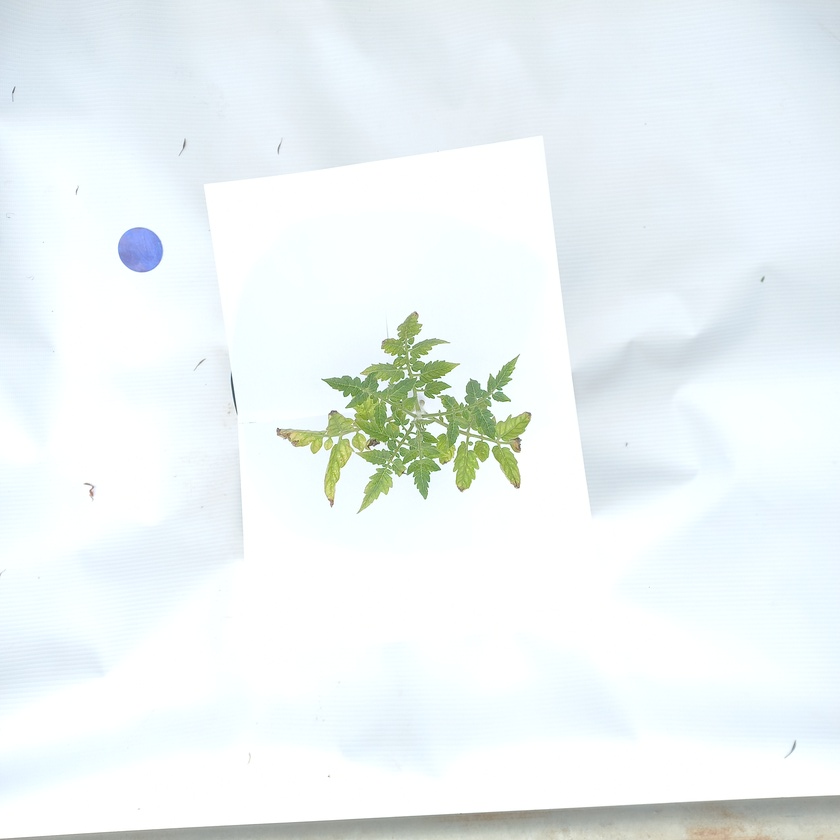
#> input picture SP/2024 Tomato Pictures for Ralph/test1.jpg, 840 x 840 px, shrunk from 3456 x 3456 before the run, found by its file name
$ python coins.py
#> lines starting #> are read from the running program, lines starting #| are printed output that depends on the picture; after the words box and inside, x2 and y2 are one past the last pixel; in counts of white or black regions, pixels touching at a corner belong together
# [53 lines of commented-out code are left out]

import cv2
import numpy as np

def detect_coins(image_path, coin_diameter_mm):
    # Read the image
#> called with coin_diameter_mm = 23.2
    image = cv2.imread(image_path)
#> image is the input picture: shape (840, 840, 3); mean B, G, R 245.1, 244.1, 237.1

    # Define ROI mask (exclude middle part)
    mask = np.zeros_like(image[:, :, 0])
    height, width = mask.shape[:2]
#> height = 840; width = 840
    roi = 0.3  # Percentage of image height to exclude from the middle
    mask[int(roi * height):int((1 - roi) * height), :] = 255

    # Convert the image to grayscale
    gray = cv2.cvtColor(image, cv2.COLOR_BGR2GRAY)
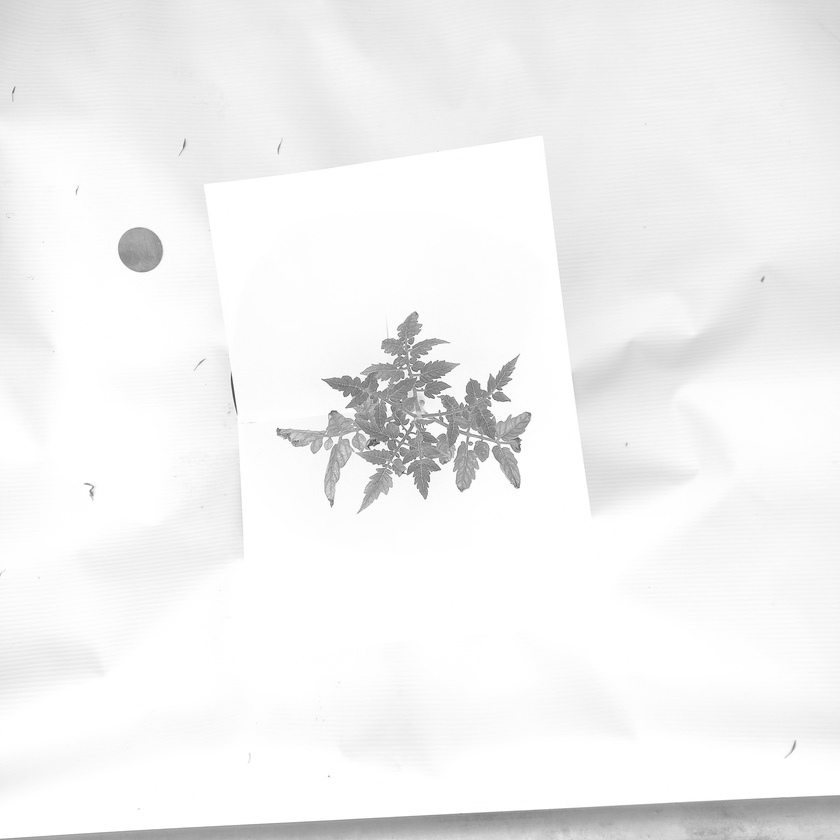
#> gray: shape (840, 840); min 67, max 255, mean 242.2

    # Apply Gaussian blur to reduce noise
    blurred = cv2.GaussianBlur(gray, (11, 11), 0)

    # Apply mask to the blurred image
    blurred[mask == 0] = 0
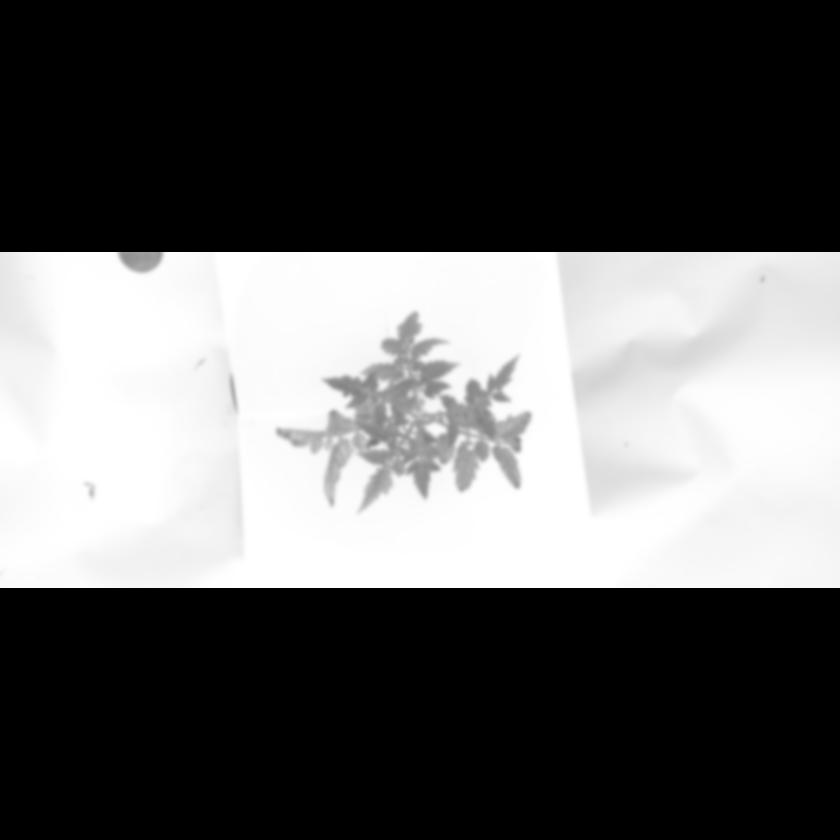
#> blurred: shape (840, 840); min 0, max 255, mean 96.6

    # Detect edges using Canny edge detector
    edges = cv2.Canny(blurred, 30, 150)
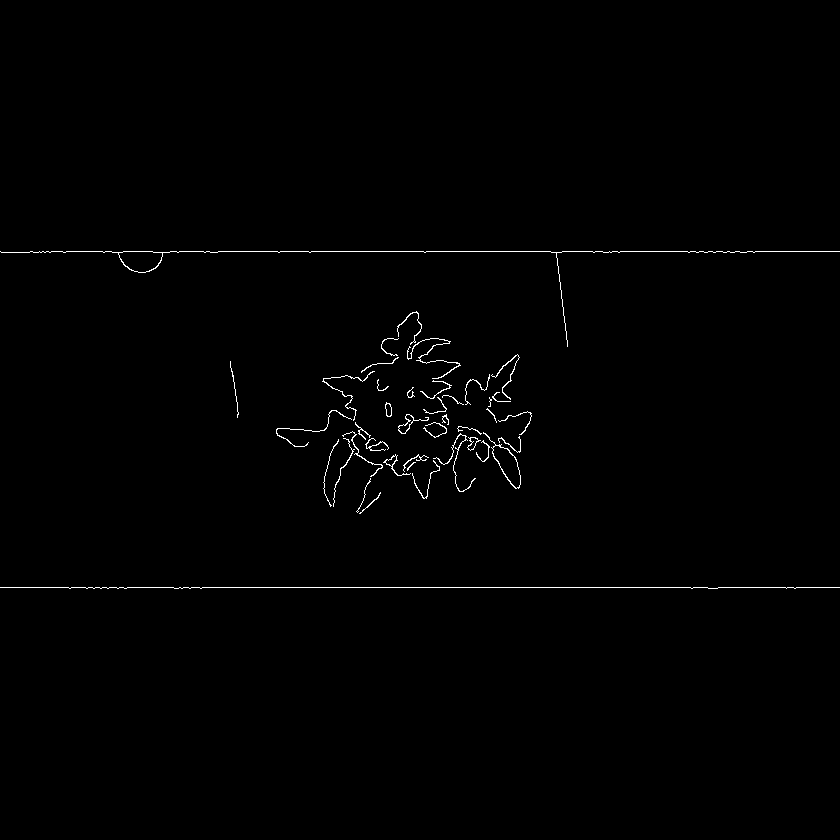
#> edges: shape (840, 840); 0.65% white in thin lines or dots, all inside (x1, y1, x2, y2) = (0, 251, 840, 589)

    # Detect circles using Hough Circle Transform
    circles = cv2.HoughCircles(edges, cv2.HOUGH_GRADIENT, dp=1, minDist=100,
                               param1=50, param2=30, minRadius=30, maxRadius=100)
#> circles = [[441.5, 413.5, 46.3]]

    if circles is not None:
        # Convert the circle parameters to integer
        circles = np.round(circles[0, :]).astype("int")
#> circles = [[442, 414, 46]]

        for (x, y, r) in circles:
            # Draw the circle on the original image
            cv2.circle(image, (x, y), r, (0, 255, 0), 4)

            # Measure the diameter of the circle (coin) in pixels
            diameter_pixels = r * 2
            print("Coin diameter (pixels):", diameter_pixels)

            # Calibrate to get the diameter in millimeters
            pixel_to_mm = coin_diameter_mm / diameter_pixels
            diameter_mm = diameter_pixels * pixel_to_mm
            print("Coin diameter (mm):", diameter_mm)
#> this loop made 1 pass
#> (x, y, r, diameter_pixels, pixel_to_mm, diameter_mm) on pass 1: (442, 414, 46, 92, 0.252, 23.2)
#| Coin diameter (pixels): 92
#| Coin diameter (mm): 23.2
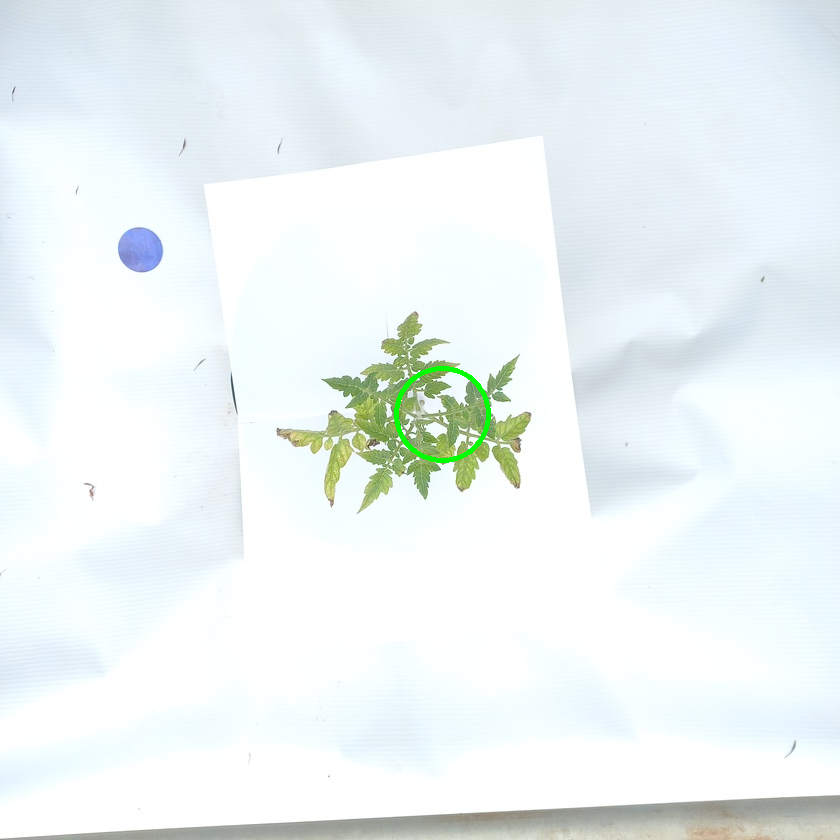
#> image: shape (840, 840, 3); 0.2% of pixels changed, all inside (x1, y1, x2, y2) = (394, 366, 491, 463)

        # Show the result
        cv2.imshow("Coins Detected", image)
        cv2.waitKey(0)
        cv2.destroyAllWindows()
        cv2.waitKey(1)  # Ensure all windows are closed

    else:
        print("No coins detected in the image.")

# Path to the input image
image_path = "C:\\Users\\edwin\\Downloads\\SP\\2024 Tomato Pictures for Ralph\\test1.jpg"

# Known diameter of the coin in millimeters
coin_diameter_mm = 23.2  # Change this according to your coin's actual diameter

# Detect coins and their diameters
detect_coins(image_path, coin_diameter_mm)

$ run again, with SP/2024 Tomato Pictures for Ralph/20240326_092617.jpg copied over SP/2024 Tomato Pictures for Ralph/test1.jpg
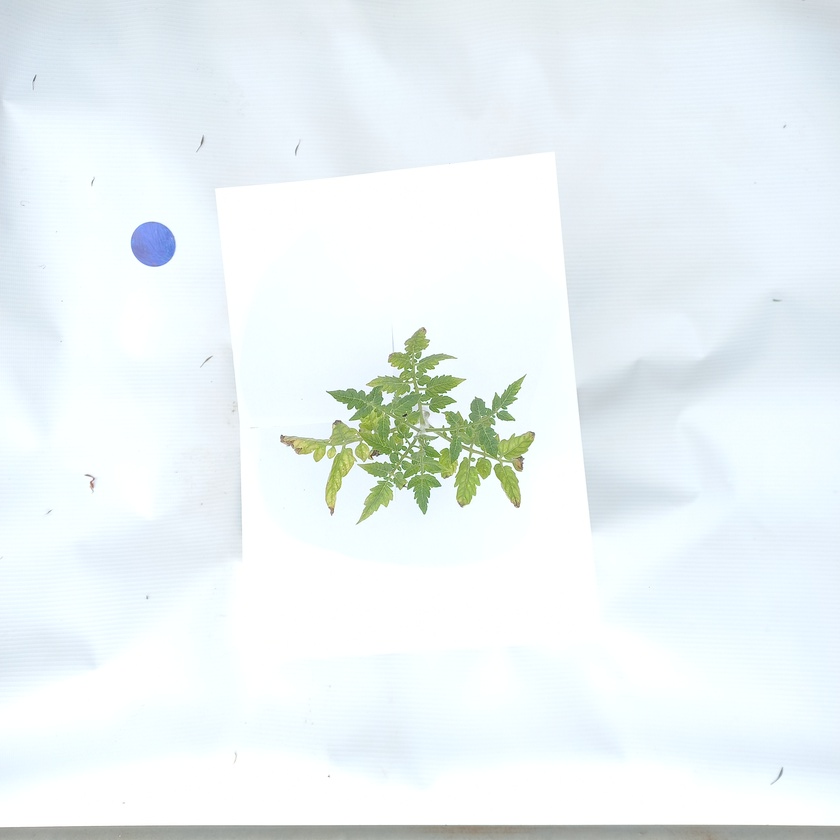
#> input picture SP/2024 Tomato Pictures for Ralph/20240326_092617.jpg, 840 x 840 px, shrunk from 3456 x 3456 before the run, found by its file name
#> in detect_coins, image is the input picture: shape (840, 840, 3); mean B, G, R 245.7, 243.9, 236.1
#> in detect_coins, `edges = cv2.Canny(blurred, 30, 150)`:
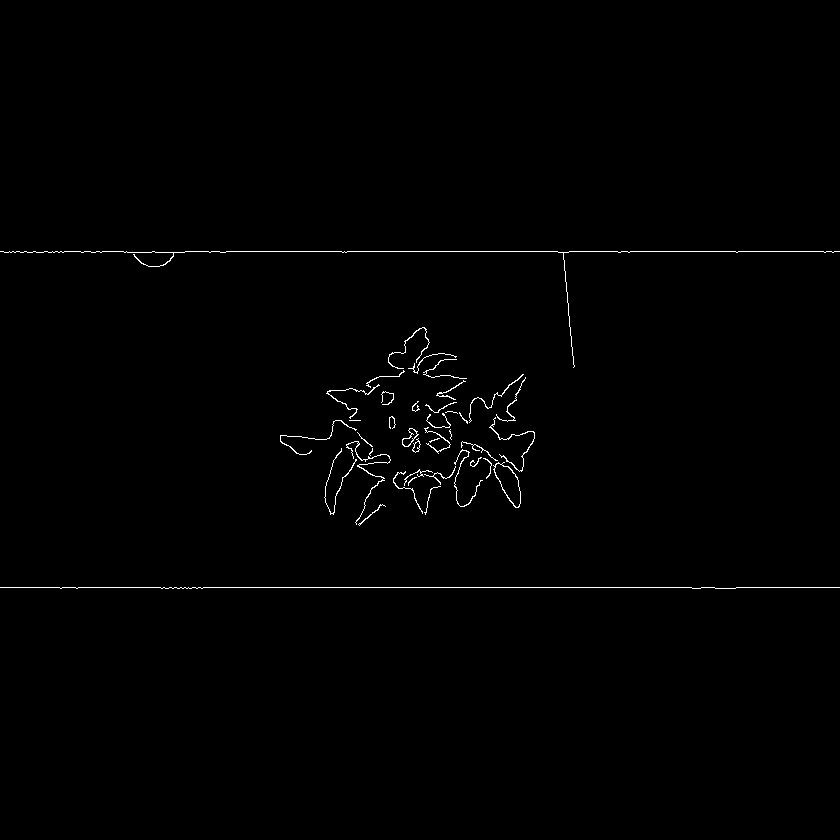
#> edges: shape (840, 840); 0.65% white in thin lines or dots, all inside (x1, y1, x2, y2) = (0, 251, 840, 589)
#> in detect_coins, `circles = cv2.HoughCircles(edges, cv2.HOUGH_GRADIENT, dp=1, minDist=10..`: circles = [[447.5, 422.5, 68.5]]
#> in detect_coins, `circles = np.round(circles[0, :]).astype("int")`: circles = [[448, 422, 68]]
#> the loop in detect_coins, `for (x, y, r) in circles:` made 1 pass
#> (x, y, r, diameter_pixels, pixel_to_mm, diameter_mm) on pass 1: (448, 422, 68, 136, 0.171, 23.2)
#> (printed output is left out)
#> after the loop in detect_coins, `for (x, y, r) in circles:`:
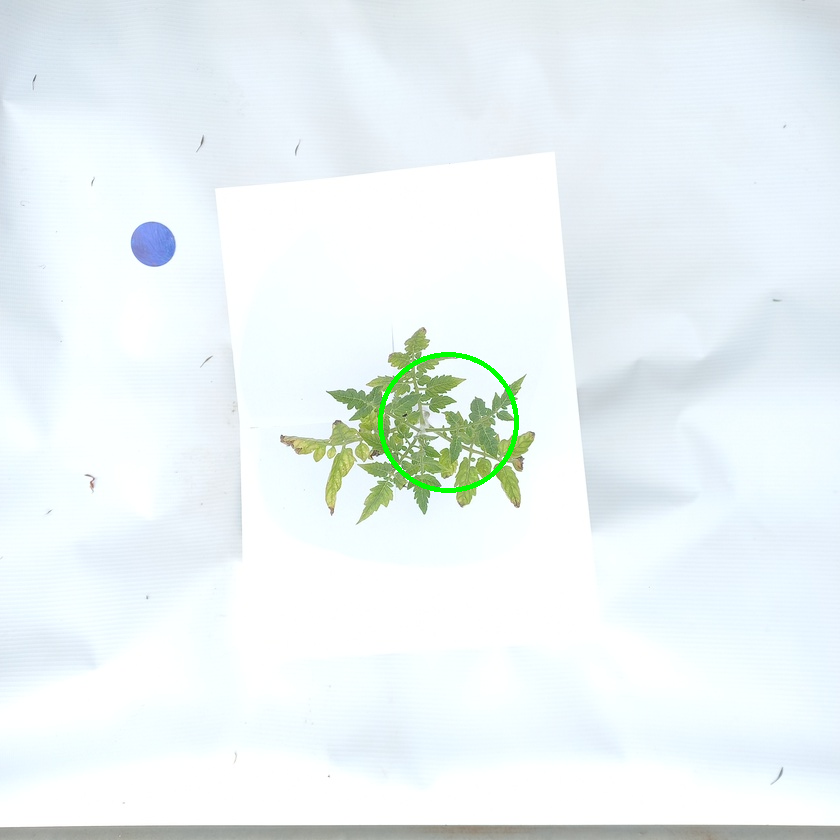
#> image: shape (840, 840, 3); 0.3% of pixels changed, all inside (x1, y1, x2, y2) = (378, 352, 519, 493)

$ run again, with SP/2024 Tomato Pictures for Ralph/20240326_093015.jpg copied over SP/2024 Tomato Pictures for Ralph/test1.jpg
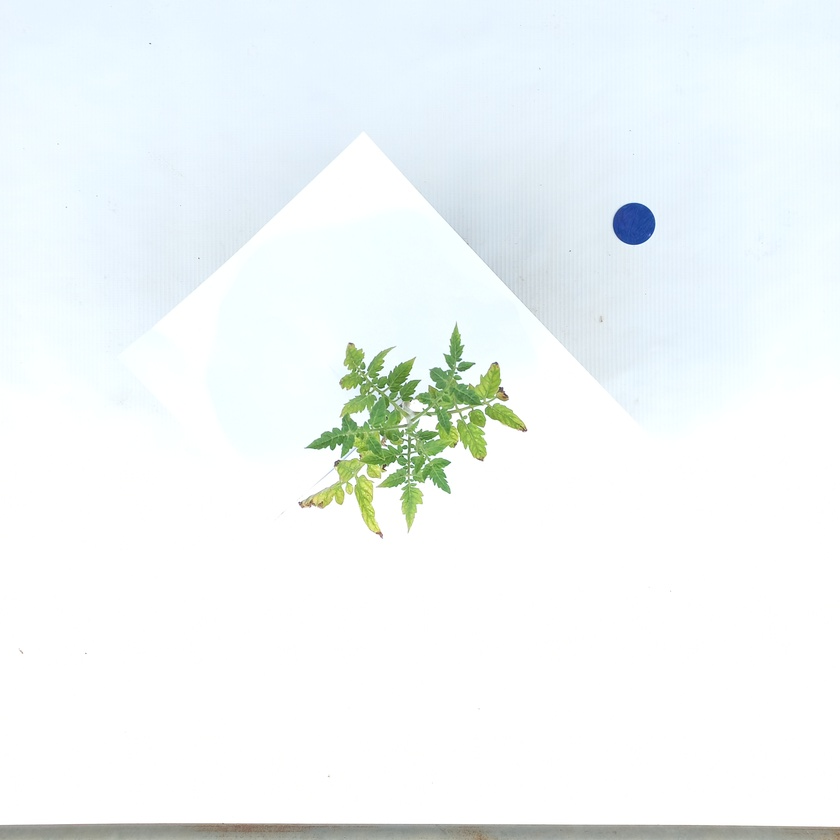
#> input picture SP/2024 Tomato Pictures for Ralph/20240326_093015.jpg, 840 x 840 px, shrunk from 3456 x 3456 before the run, found by its file name
#> in detect_coins, image is the input picture: shape (840, 840, 3); mean B, G, R 247.7, 247.1, 241.2
#> in detect_coins, `blurred[mask == 0] = 0`:
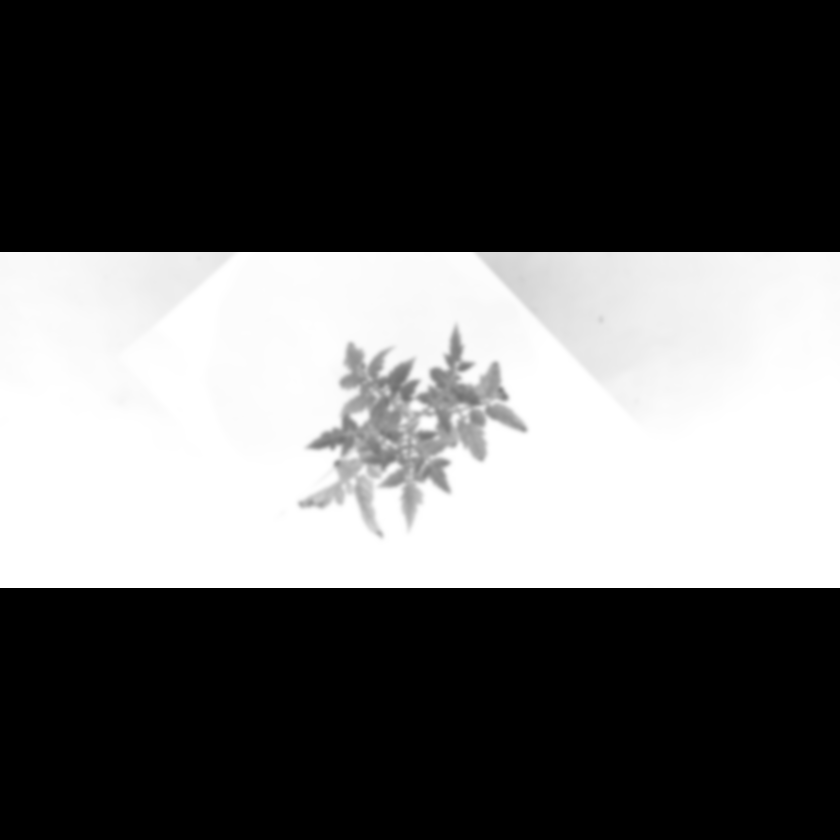
#> blurred: shape (840, 840); min 0, max 255, mean 98.1
#> in detect_coins, `edges = cv2.Canny(blurred, 30, 150)`:
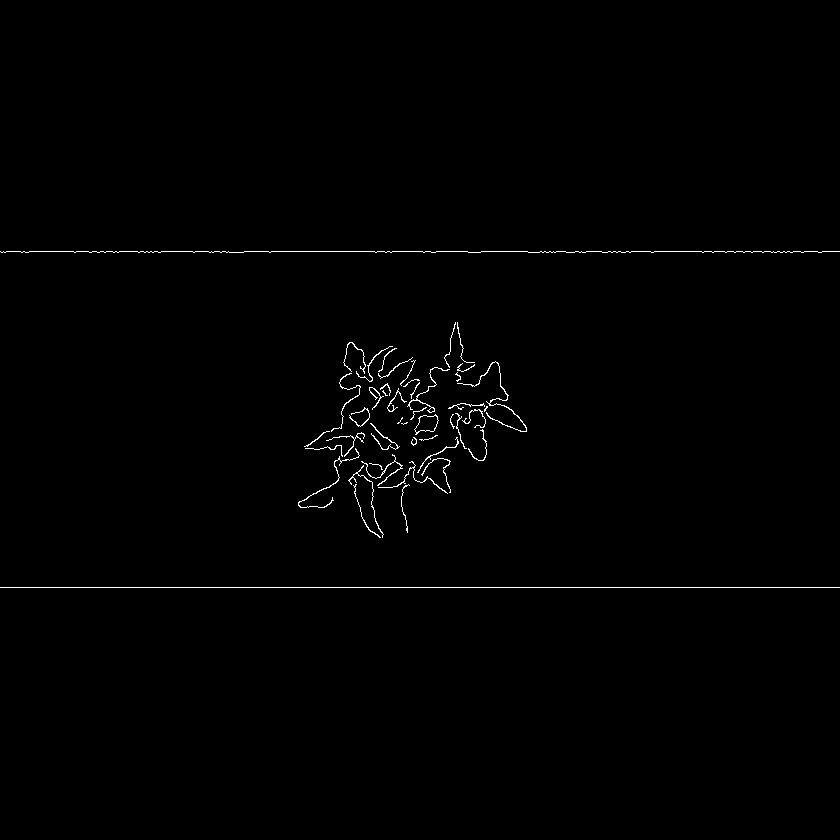
#> edges: shape (840, 840); 0.64% white in thin lines or dots, all inside (x1, y1, x2, y2) = (0, 251, 840, 588)
#> circles = None
